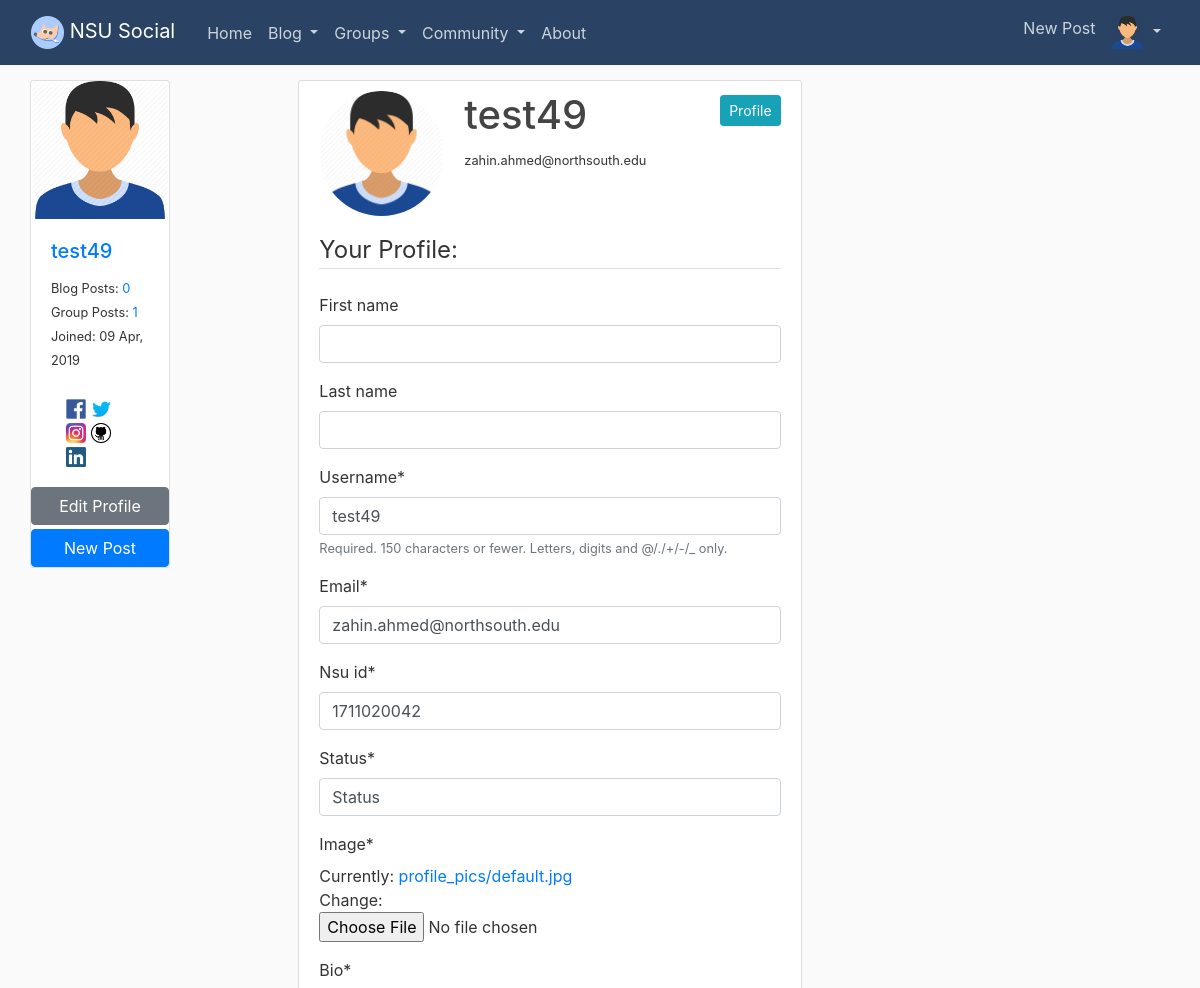
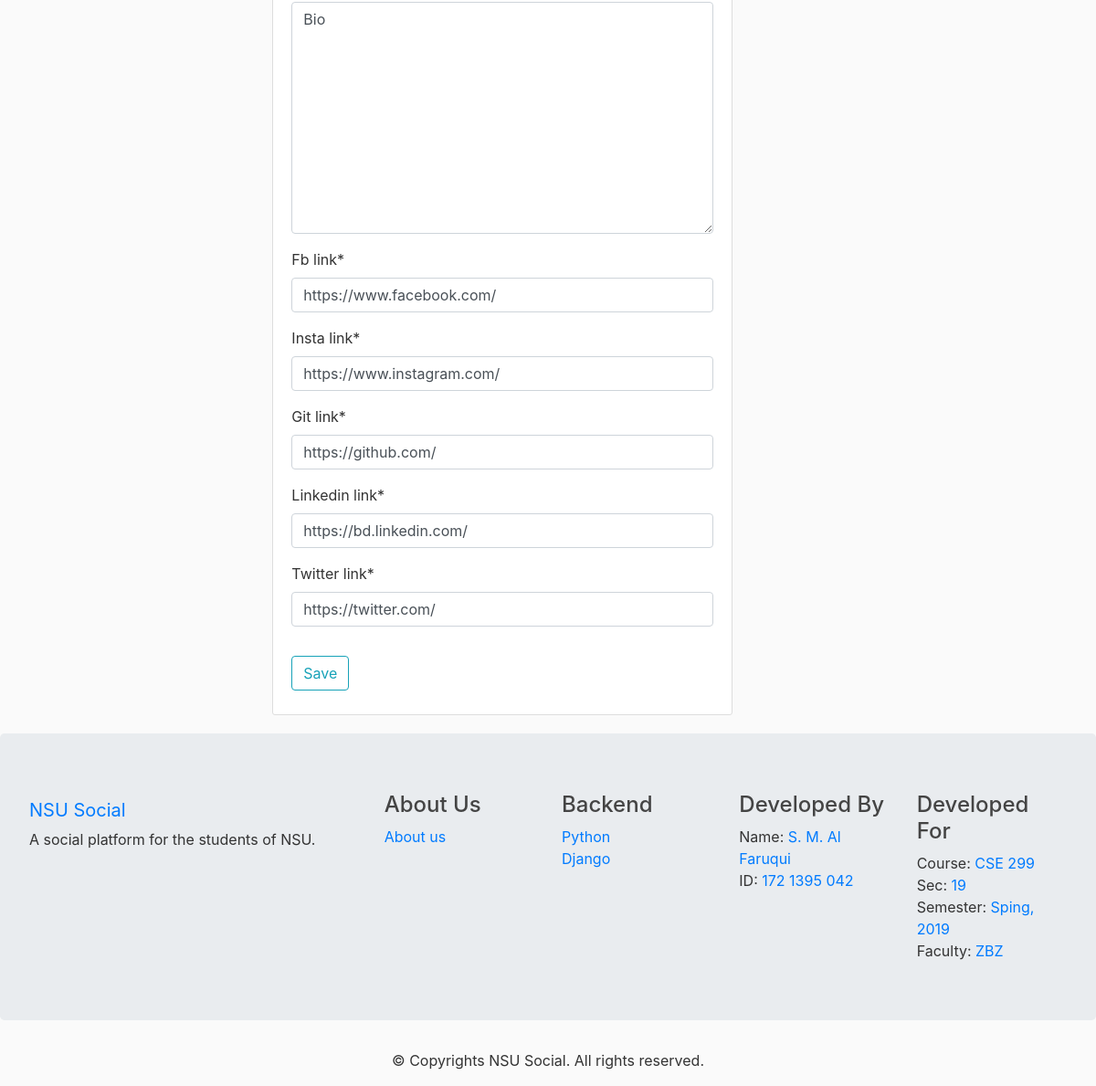
/editprofile/ (signed in), run on the app's committed database (2 pictures, top to bottom).
### users/models.py (models this page shows, shortened)
class Profile(models.Model):
    user = models.OneToOneField(User, on_delete=models.CASCADE)
    nsu_id = models.IntegerField(null = True)
    image = models.ImageField(default='profile_pics/default.jpg', upload_to='profile_pics')
    status = models.CharField(max_length = 100, default = 'Status')
    bio = models.TextField(default = 'Bio')
    date_registered = models.DateTimeField(default=timezone.now)
    fb_link = models.URLField(default = 'https://www.facebook.com/')
    insta_link = models.URLField(default = 'https://www.instagram.com/')
    git_link = models.URLField(default = 'https://github.com/')
    linkedin_link = models.URLField(default = 'https://bd.linkedin.com/')
    twitter_link = models.URLField(default = 'https://twitter.com/')

### users/views.py (the view)
# urls.py: path('editprofile/', user_views.editprofile, name = "editprofile"),
@login_required
def editprofile(request):
    if request.method == 'POST':
        u_form = UserUpdateForm(request.POST, instance=request.user)
        p_form = ProfileUpdateForm(request.POST, request.FILES, instance=request.user.profile)
        if u_form.is_valid() and p_form.is_valid():
            u_form.save()
            p_form.save()
            messages.success(request, f'Account Update Successful!')
            return redirect('profile')
    else:
        u_form = UserUpdateForm(instance=request.user)
        p_form = ProfileUpdateForm(instance=request.user.profile)
    context = {
        'posts' : Post.objects.all(),
        'title' : 'Edit Profile',
        'u_form' : u_form,
        'p_form' : p_form,
    }
    return render(request, 'users/editprofile.html', context)

### users/forms.py (shortened to what this page needs)
class UserUpdateForm(forms.ModelForm):
    email = forms.EmailField()
    class Meta:
        model = User
        fields = ['first_name', 'last_name', 'username', 'email']

class ProfileUpdateForm(forms.ModelForm):
    class Meta:
        model = Profile
        fields = [
            'nsu_id',
            'status',
            'image',
            'bio',
            'fb_link',
            'insta_link',
            'git_link',
            'linkedin_link',
            'twitter_link',
        ]

### users/templates/users/editprofile.html (shortened to what this page needs)
{% extends "blog/base.html" %}
{% load crispy_forms_tags %}
{% block content %}
<div class="container col-md-10">
    <div class="content-section">
      <div class="media">
        <img class="rounded-circle account-img" src="{{ user.profile.image.url }}">
        <div class="media-body">
          <h2 class="account-heading">{{ user.username }} </h2>
          <small>{{ user.email }}</small>
        </div>
        <a class="btn btn-info btn-sm mt-1 mb-1" href="{% url 'profile' %}">Profile</a>
      </div>
      <form method="POST" enctype="multipart/form-data">
          <fieldset class="form-group">
              <legend class="border-bottom mb-4">Your Profile: </legend>
              {{ u_form | crispy }}
              {{ p_form | crispy }}
          </fieldset>
          <div class="form-group">
              <button class="btn btn-outline-info" type="submit">Save</button>
          </div>
      </form>
    </div>
    </div>
{% endblock content %}

### blog/templates/blog/base.html (shortened to what this page needs)
{% load static %}
<!DOCTYPE html>
<html>
<head>
    <link rel="stylesheet" href="https://maxcdn.bootstrapcdn.com/bootstrap/4.0.0/css/bootstrap.min.css">
    <link rel="stylesheet" type="text/css" href="{% static 'blog/main.css' %}">
</head>
<body>
<header class="site-header">
  <nav class="navbar navbar-expand-md navbar-dark bg-steel fixed-top">
    <div class="container-fluid">
      <a class="navbar-brand mr-4" href="{% url 'blog-home' %}">
        <img src="{% static 'blog/icon.png' %}" height="33px">  NSU Social</a>
      <div class="collapse navbar-collapse" id="navbarToggle">
        <div class="navbar-nav mr-auto">
          <a class="nav-item nav-link" href="{% url 'blog-home' %}">Home</a>
          {% if user.is_authenticated %}
            <li class="nav-item dropdown">
              <a class="nav-link dropdown-toggle" href="#" id="navbardrop" data-toggle="dropdown">
                Blog
              </a>
            </li>
            <li class="nav-item dropdown">
              <a class="nav-link dropdown-toggle" href="{% url 'groups:all' %}" id="navbardrop" data-toggle="dropdown">
                Groups
              </a>
            </li>
            <li class="nav-item dropdown">
              <a class="nav-link dropdown-toggle" href="#" id="navbardrop" data-toggle="dropdown">
                Community
              </a>
            </li>
          {% endif %}
          <a class="nav-item nav-link" href="{% url 'blog-about' %}">About</a>
        </div>
        <div class="navbar-nav">
          {% if user.is_authenticated %}
            <a class="nav-item nav-link" href="{% url 'profile' %}"></a>
            <a class="nav-item nav-link" href="{% url 'post-create' %}">New Post</a>
            <li class="nav-item dropdown">
              <a class="nav-link dropdown-toggle" href="#" id="navbardrop" data-toggle="dropdown">
                <img src="{{ user.profile.image.url }}" height="33px">
              </a>
            </li>
          {% else %}
            <a class="nav-item nav-link" href="{% url 'login' %}">Login</a>
            <a class="nav-item nav-link" href="{% url 'register' %}">Register</a>
          {% endif %}
        </div>
      </div>
    </div>
  </nav>
</header>
    <main role="main" class="container-fluid">
      <div class="row">
        <div class=" col-md-2">
          <div class="container">
            {% if user.is_authenticated %}
              <div class="card">
                <img class="card-img-top" src="{{ user.profile.image.url }}" alt="Card image cap">
                <div class="card-body">
                  <h5 class="card-title"><a href="{% url 'user-detail' user.profile.id %}">{{ user.username }}</a></h5>
                  <small>Blog Posts: <a href="{% url 'user-posts' user.username %}">{{ user.post.count }}</a></small><br>
                  <small>Group Posts: <a href="{% url 'posts:for_user' username=user.username %}">{{ user.posts.count }}</a></small><br>
                  <small>Joined: {{ user.profile.date_registered|date:"d M, Y"  }}</small><br>
                  <br>
                  <div class="container">
                    <a href="{{ user.profile.fb_link }}">
                      <img src="{% static 'logo/fblogo.png' %}" height="20px"  alt="">
                    </a>
                    <a href="{{ user.profile.twitter_link }}">
                      <img src="{% static 'logo/twitter.jpg' %}" height="20px"  alt="">
                    </a>
                    <a href="{{ user.profile.insta_link }}">
                      <img src="{% static 'logo/insta.png' %}" height="20px"  alt="">
                    </a>
                    <a href="{{ user.profile.git_link }}">
                      <img src="{% static 'logo/git.png' %}" height="20px"  alt="">
                    </a>
                    <a href="{{ user.profile.linkedin_link }}">
                      <img src="{% static 'logo/linkedin.png' %}" height="20px"  alt="">
                    </a>
                  </div>
                </div class="container">
                <a href="{% url 'editprofile' %}" class="btn btn-secondary mb-1">Edit Profile</a>
                <a href="{% url 'post-create' %}" class="btn btn-primary">New Post</a>
              </div>
            {% endif %}
          </div>
        </div>
        <div class="col-md-7">
          <div class="container">
            {% block content %}{% endblock %}
          </div>
        </div>
        <div class="col-md-3">
        </div>
      </div>
    </main>
    <footer class="footer">
       <div class="container-flow jumbotron">
         <div class="row">
           <div class="col-md-12 col-lg-4">
             <div class="footer-logo">
               <a class="navbar-brand" href="#">NSU Social</a>
               <p>A social platform for the students of NSU.</p>
             </div>
           </div>
           <div class="col-sm-6 col-md-3 col-lg-2">
             <div class="list-menu">
               <h4>About Us</h4>
               <ul class="list-unstyled">
                 <li><a href="{% url 'blog-about' %}">About us</a></li>
               </ul>
             </div>
           </div>
           <div class="col-sm-6 col-md-3 col-lg-2">
             <div class="list-menu">
               <h4>Backend</h4>
               <ul class="list-unstyled">
                 <li><a href="#">Python</a></li>
                 <li><a href="#">Django</a></li>
               </ul>
             </div>
           </div>
           <div class="col-sm-6 col-md-3 col-lg-2">
             <div class="list-menu">
               <h4>Developed By</h4>
               <ul class="list-unstyled">
                 <li>Name: <a href="{% url 'user-detail' 10 %}">S. M. Al Faruqui</a></li>
                 <li>ID: <a href="#">172 1395 042</a></li>
               </ul>
             </div>
           </div>
           <div class="col-sm-6 col-md-3 col-lg-2">
             <div class="list-menu">
               <h4>Developed For</h4>
               <ul class="list-unstyled">
                 <li>Course: <a href="#">CSE 299</a></li>
                 <li>Sec: <a href="#">19</a></li>
                 <li>Semester: <a href="#">Sping, 2019</a></li>
                 <li>Faculty: <a href="#">ZBZ</a></li>
               </ul>
             </div>
           </div>
         </div>
       </div>
       <div class="copyrights">
         <div class="container text-center">
           <p>&copy; Copyrights NSU Social. All rights reserved.</p>
         </div>
       </div>
     </footer>
</body>
</html>

### blog/static/blog/main.css (style rules this page uses)
body { background: #fafafa; color: #333333; margin-top: 5rem; }
h1, h2, h3, h4, h5, h6 { color: #444444; }
ul { margin: 0; }
.bg-steel { background-color: #2a4263; }
.site-header .navbar-nav .nav-link { color: #cbd5db; }
.content-section { background: #ffffff; padding: 10px 20px; border: 1px solid #dddddd; border-radius: 3px; margin-bottom: 20px; }
.account-img { height: 125px; width: 125px; margin-right: 20px; margin-bottom: 16px; }
.account-heading { font-size: 2.5rem; }

### data on the page
Profile: nsu_id "1711020042", status "Status", bio "Bio", fb_link "https://www.facebook.com/", insta_link "https://www.instagram.com/", git_link "https://github.com/", linkedin_link "https://bd.linkedin.com/", twitter_link "https://twitter.com/"

### other printed values
{{ user.username }} "test49"
{{ user.post.count }} "0"
{{ user.posts.count }} "1"
{{ user.profile.date_registered|date:"d M, Y" }} "09 Apr, 2019"
{{ user.email }} "zahin.ahmed@northsouth.edu"
